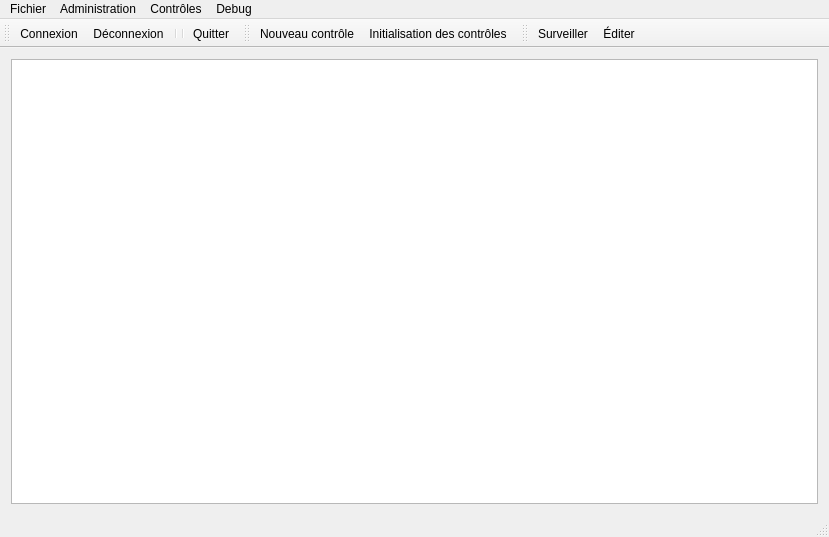
<?xml version="1.0" encoding="UTF-8"?>
<ui version="4.0">
 <class>FenetrePrincipale</class>
 <widget class="QMainWindow" name="FenetrePrincipale">
  <property name="geometry">
   <rect>
    <x>0</x>
    <y>0</y>
    <width>829</width>
    <height>537</height>
   </rect>
  </property>
  <property name="windowTitle">
   <string>Rubidium</string>
  </property>
  <widget class="QWidget" name="centralWidget">
   <layout class="QVBoxLayout" name="verticalLayout">
    <item>
     <widget class="QTableView" name="listeControles">
      <property name="contextMenuPolicy">
       <enum>Qt::CustomContextMenu</enum>
      </property>
     </widget>
    </item>
   </layout>
  </widget>
  <widget class="QMenuBar" name="menuBar">
   <property name="geometry">
    <rect>
     <x>0</x>
     <y>0</y>
     <width>829</width>
     <height>19</height>
    </rect>
   </property>
   <widget class="QMenu" name="menuFichier">
    <property name="title">
     <string>Fichier</string>
    </property>
    <widget class="QMenu" name="menuImprimer">
     <property name="title">
      <string>Imprimer</string>
     </property>
     <addaction name="actionImprimerControlesSurveilles"/>
     <addaction name="actionToutImprimer"/>
     <addaction name="actionImprimerDetailsHeuresdesurveillance"/>
     <addaction name="actionImprimerDetailsHeuresdesurveillanceTrieParQuota"/>
    </widget>
    <addaction name="actionConnexion"/>
    <addaction name="actionDeconnexion"/>
    <addaction name="separator"/>
    <addaction name="menuImprimer"/>
    <addaction name="separator"/>
    <addaction name="actionQuitter"/>
   </widget>
   <widget class="QMenu" name="menuAdministration">
    <property name="title">
     <string>Administration</string>
    </property>
    <addaction name="actionAdminPoles"/>
    <addaction name="actionAdminMatieres"/>
    <addaction name="actionAdminTypesControle"/>
    <addaction name="actionAdminUtilisateurs"/>
    <addaction name="separator"/>
    <addaction name="actionAdminSalles"/>
    <addaction name="separator"/>
   </widget>
   <widget class="QMenu" name="menuControle">
    <property name="title">
     <string>Contrôles</string>
    </property>
    <addaction name="actionNouveau_controle"/>
    <addaction name="actionNouveaux_controles"/>
   </widget>
   <widget class="QMenu" name="menuDebug">
    <property name="title">
     <string>Debug</string>
    </property>
    <addaction name="actionJeuEssai"/>
    <addaction name="actionViderBd"/>
   </widget>
   <addaction name="menuFichier"/>
   <addaction name="menuAdministration"/>
   <addaction name="menuControle"/>
   <addaction name="menuDebug"/>
  </widget>
  <widget class="QToolBar" name="fichierToolBar">
   <property name="windowTitle">
    <string>Fichier</string>
   </property>
   <attribute name="toolBarArea">
    <enum>TopToolBarArea</enum>
   </attribute>
   <attribute name="toolBarBreak">
    <bool>false</bool>
   </attribute>
   <addaction name="actionConnexion"/>
   <addaction name="actionDeconnexion"/>
   <addaction name="separator"/>
   <addaction name="separator"/>
   <addaction name="actionQuitter"/>
  </widget>
  <widget class="QStatusBar" name="statusBar"/>
  <widget class="QToolBar" name="controleToolBar">
   <property name="windowTitle">
    <string>Contrôles</string>
   </property>
   <attribute name="toolBarArea">
    <enum>TopToolBarArea</enum>
   </attribute>
   <attribute name="toolBarBreak">
    <bool>false</bool>
   </attribute>
   <addaction name="actionNouveau_controle"/>
   <addaction name="actionNouveaux_controles"/>
  </widget>
  <widget class="QToolBar" name="toolBarActions">
   <property name="windowTitle">
    <string>toolBar</string>
   </property>
   <attribute name="toolBarArea">
    <enum>TopToolBarArea</enum>
   </attribute>
   <attribute name="toolBarBreak">
    <bool>false</bool>
   </attribute>
   <addaction name="actionSurveiller"/>
   <addaction name="actionEditer"/>
  </widget>
  <action name="actionConnexion">
   <property name="icon">
    <iconset>
     <normaloff>:/icones/connexion</normaloff>:/icones/connexion</iconset>
   </property>
   <property name="text">
    <string>Connexion...</string>
   </property>
  </action>
  <action name="actionDeconnexion">
   <property name="icon">
    <iconset>
     <normaloff>:/icones/deconnexion</normaloff>:/icones/deconnexion</iconset>
   </property>
   <property name="text">
    <string>Déconnexion</string>
   </property>
  </action>
  <action name="actionQuitter">
   <property name="icon">
    <iconset>
     <normaloff>:/icones/quitter</normaloff>:/icones/quitter</iconset>
   </property>
   <property name="text">
    <string>Quitter</string>
   </property>
  </action>
  <action name="actionAdminPoles">
   <property name="icon">
    <iconset>
     <normaloff>:/icones/options</normaloff>:/icones/options</iconset>
   </property>
   <property name="text">
    <string>Pôles...</string>
   </property>
  </action>
  <action name="actionAdminMatieres">
   <property name="icon">
    <iconset>
     <normaloff>:/icones/options</normaloff>:/icones/options</iconset>
   </property>
   <property name="text">
    <string>Matières...</string>
   </property>
  </action>
  <action name="actionAdminTypesControle">
   <property name="icon">
    <iconset>
     <normaloff>:/icones/options</normaloff>:/icones/options</iconset>
   </property>
   <property name="text">
    <string>Types de contrôle...</string>
   </property>
  </action>
  <action name="actionAdminSalles">
   <property name="icon">
    <iconset>
     <normaloff>:/icones/options</normaloff>:/icones/options</iconset>
   </property>
   <property name="text">
    <string>Salles...</string>
   </property>
  </action>
  <action name="actionAdminUtilisateurs">
   <property name="icon">
    <iconset>
     <normaloff>:/icones/options</normaloff>:/icones/options</iconset>
   </property>
   <property name="text">
    <string>Utilisateurs...</string>
   </property>
  </action>
  <action name="actionNouveau_controle">
   <property name="icon">
    <iconset>
     <normaloff>:/icones/ajouter</normaloff>:/icones/ajouter</iconset>
   </property>
   <property name="text">
    <string>Nouveau contrôle...</string>
   </property>
  </action>
  <action name="actionNouveaux_controles">
   <property name="enabled">
    <bool>true</bool>
   </property>
   <property name="text">
    <string>Initialisation des contrôles...</string>
   </property>
  </action>
  <action name="actionJeuEssai">
   <property name="icon">
    <iconset>
     <normaloff>:/icones/options</normaloff>:/icones/options</iconset>
   </property>
   <property name="text">
    <string>Remplir la base avec un jeu d'essai</string>
   </property>
  </action>
  <action name="actionViderBd">
   <property name="icon">
    <iconset>
     <normaloff>:/icones/options</normaloff>:/icones/options</iconset>
   </property>
   <property name="text">
    <string>Vider la base de données</string>
   </property>
  </action>
  <action name="actionEditer">
   <property name="icon">
    <iconset>
     <normaloff>:/icones/editer</normaloff>:/icones/editer</iconset>
   </property>
   <property name="text">
    <string>Éditer</string>
   </property>
   <property name="toolTip">
    <string>Édite le controle sélectionné</string>
   </property>
  </action>
  <action name="actionSurveiller">
   <property name="checkable">
    <bool>true</bool>
   </property>
   <property name="icon">
    <iconset>
     <normaloff>:/icones/surveiller</normaloff>:/icones/surveiller</iconset>
   </property>
   <property name="text">
    <string>Surveiller</string>
   </property>
   <property name="toolTip">
    <string>Surveiller ou non le contrôle courant</string>
   </property>
  </action>
  <action name="actionToutImprimer">
   <property name="icon">
    <iconset>
     <normaloff>:/icones/imprimer</normaloff>:/icones/imprimer</iconset>
   </property>
   <property name="text">
    <string>Tous les contrôles</string>
   </property>
  </action>
  <action name="actionImprimerDetailsHeuresdesurveillance">
   <property name="icon">
    <iconset>
     <normaloff>:/icones/imprimer</normaloff>:/icones/imprimer</iconset>
   </property>
   <property name="text">
    <string>Détails des heures de surveillance de tous les professeurs</string>
   </property>
  </action>
  <action name="actionImprimerControlesSurveilles">
   <property name="icon">
    <iconset>
     <normaloff>:/icones/imprimer</normaloff>:/icones/imprimer</iconset>
   </property>
   <property name="text">
    <string>Contrôles surveillés</string>
   </property>
  </action>
  <action name="actionImprimerDetailsHeuresdesurveillanceTrieParQuota">
   <property name="icon">
    <iconset>
     <normaloff>:/icones/imprimer</normaloff>:/icones/imprimer</iconset>
   </property>
   <property name="text">
    <string>Détails des heures de surveillance de tous les professeurs -- trié par quota</string>
   </property>
  </action>
 </widget>
 <layoutdefault spacing="6" margin="11"/>
 <resources>
  <include location="ressources.qrc"/>
 </resources>
 <connections>
  <connection>
   <sender>actionQuitter</sender>
   <signal>triggered()</signal>
   <receiver>FenetrePrincipale</receiver>
   <slot>quitter()</slot>
   <hints>
    <hint type="sourcelabel">
     <x>-1</x>
     <y>-1</y>
    </hint>
    <hint type="destinationlabel">
     <x>190</x>
     <y>149</y>
    </hint>
   </hints>
  </connection>
  <connection>
   <sender>actionAdminMatieres</sender>
   <signal>triggered()</signal>
   <receiver>FenetrePrincipale</receiver>
   <slot>adminMatiere()</slot>
   <hints>
    <hint type="sourcelabel">
     <x>-1</x>
     <y>-1</y>
    </hint>
    <hint type="destinationlabel">
     <x>301</x>
     <y>176</y>
    </hint>
   </hints>
  </connection>
  <connection>
   <sender>actionAdminPoles</sender>
   <signal>triggered()</signal>
   <receiver>FenetrePrincipale</receiver>
   <slot>adminPole()</slot>
   <hints>
    <hint type="sourcelabel">
     <x>-1</x>
     <y>-1</y>
    </hint>
    <hint type="destinationlabel">
     <x>301</x>
     <y>176</y>
    </hint>
   </hints>
  </connection>
  <connection>
   <sender>actionAdminSalles</sender>
   <signal>triggered()</signal>
   <receiver>FenetrePrincipale</receiver>
   <slot>adminSalles()</slot>
   <hints>
    <hint type="sourcelabel">
     <x>-1</x>
     <y>-1</y>
    </hint>
    <hint type="destinationlabel">
     <x>301</x>
     <y>176</y>
    </hint>
   </hints>
  </connection>
  <connection>
   <sender>actionAdminTypesControle</sender>
   <signal>triggered()</signal>
   <receiver>FenetrePrincipale</receiver>
   <slot>adminTypeControle()</slot>
   <hints>
    <hint type="sourcelabel">
     <x>-1</x>
     <y>-1</y>
    </hint>
    <hint type="destinationlabel">
     <x>301</x>
     <y>176</y>
    </hint>
   </hints>
  </connection>
  <connection>
   <sender>actionAdminUtilisateurs</sender>
   <signal>triggered()</signal>
   <receiver>FenetrePrincipale</receiver>
   <slot>adminUtilisateurs()</slot>
   <hints>
    <hint type="sourcelabel">
     <x>-1</x>
     <y>-1</y>
    </hint>
    <hint type="destinationlabel">
     <x>301</x>
     <y>176</y>
    </hint>
   </hints>
  </connection>
  <connection>
   <sender>actionConnexion</sender>
   <signal>triggered()</signal>
   <receiver>FenetrePrincipale</receiver>
   <slot>seConnecter()</slot>
   <hints>
    <hint type="sourcelabel">
     <x>-1</x>
     <y>-1</y>
    </hint>
    <hint type="destinationlabel">
     <x>301</x>
     <y>176</y>
    </hint>
   </hints>
  </connection>
  <connection>
   <sender>actionDeconnexion</sender>
   <signal>triggered()</signal>
   <receiver>FenetrePrincipale</receiver>
   <slot>seDeconnecter()</slot>
   <hints>
    <hint type="sourcelabel">
     <x>-1</x>
     <y>-1</y>
    </hint>
    <hint type="destinationlabel">
     <x>301</x>
     <y>176</y>
    </hint>
   </hints>
  </connection>
  <connection>
   <sender>actionNouveau_controle</sender>
   <signal>triggered()</signal>
   <receiver>FenetrePrincipale</receiver>
   <slot>ajouterControle()</slot>
   <hints>
    <hint type="sourcelabel">
     <x>-1</x>
     <y>-1</y>
    </hint>
    <hint type="destinationlabel">
     <x>301</x>
     <y>176</y>
    </hint>
   </hints>
  </connection>
  <connection>
   <sender>actionNouveaux_controles</sender>
   <signal>triggered()</signal>
   <receiver>FenetrePrincipale</receiver>
   <slot>initialiserControles()</slot>
   <hints>
    <hint type="sourcelabel">
     <x>-1</x>
     <y>-1</y>
    </hint>
    <hint type="destinationlabel">
     <x>301</x>
     <y>176</y>
    </hint>
   </hints>
  </connection>
  <connection>
   <sender>actionJeuEssai</sender>
   <signal>triggered()</signal>
   <receiver>FenetrePrincipale</receiver>
   <slot>remplirJeuEssai()</slot>
   <hints>
    <hint type="sourcelabel">
     <x>-1</x>
     <y>-1</y>
    </hint>
    <hint type="destinationlabel">
     <x>414</x>
     <y>268</y>
    </hint>
   </hints>
  </connection>
  <connection>
   <sender>actionViderBd</sender>
   <signal>triggered()</signal>
   <receiver>FenetrePrincipale</receiver>
   <slot>viderBd()</slot>
   <hints>
    <hint type="sourcelabel">
     <x>-1</x>
     <y>-1</y>
    </hint>
    <hint type="destinationlabel">
     <x>414</x>
     <y>268</y>
    </hint>
   </hints>
  </connection>
  <connection>
   <sender>listeControles</sender>
   <signal>customContextMenuRequested(QPoint)</signal>
   <receiver>FenetrePrincipale</receiver>
   <slot>menu()</slot>
   <hints>
    <hint type="sourcelabel">
     <x>289</x>
     <y>228</y>
    </hint>
    <hint type="destinationlabel">
     <x>3</x>
     <y>440</y>
    </hint>
   </hints>
  </connection>
  <connection>
   <sender>actionEditer</sender>
   <signal>triggered()</signal>
   <receiver>FenetrePrincipale</receiver>
   <slot>editer()</slot>
   <hints>
    <hint type="sourcelabel">
     <x>-1</x>
     <y>-1</y>
    </hint>
    <hint type="destinationlabel">
     <x>414</x>
     <y>268</y>
    </hint>
   </hints>
  </connection>
  <connection>
   <sender>actionSurveiller</sender>
   <signal>triggered()</signal>
   <receiver>FenetrePrincipale</receiver>
   <slot>surveiller()</slot>
   <hints>
    <hint type="sourcelabel">
     <x>-1</x>
     <y>-1</y>
    </hint>
    <hint type="destinationlabel">
     <x>414</x>
     <y>268</y>
    </hint>
   </hints>
  </connection>
  <connection>
   <sender>listeControles</sender>
   <signal>clicked(QModelIndex)</signal>
   <receiver>FenetrePrincipale</receiver>
   <slot>majActionsControles()</slot>
   <hints>
    <hint type="sourcelabel">
     <x>19</x>
     <y>158</y>
    </hint>
    <hint type="destinationlabel">
     <x>4</x>
     <y>158</y>
    </hint>
   </hints>
  </connection>
  <connection>
   <sender>actionImprimerControlesSurveilles</sender>
   <signal>triggered()</signal>
   <receiver>FenetrePrincipale</receiver>
   <slot>imprimerListeControlesSurveilles()</slot>
   <hints>
    <hint type="sourcelabel">
     <x>-1</x>
     <y>-1</y>
    </hint>
    <hint type="destinationlabel">
     <x>414</x>
     <y>268</y>
    </hint>
   </hints>
  </connection>
  <connection>
   <sender>actionToutImprimer</sender>
   <signal>triggered()</signal>
   <receiver>FenetrePrincipale</receiver>
   <slot>imprimerListeTousControles()</slot>
   <hints>
    <hint type="sourcelabel">
     <x>-1</x>
     <y>-1</y>
    </hint>
    <hint type="destinationlabel">
     <x>414</x>
     <y>268</y>
    </hint>
   </hints>
  </connection>
  <connection>
   <sender>actionImprimerDetailsHeuresdesurveillance</sender>
   <signal>triggered()</signal>
   <receiver>FenetrePrincipale</receiver>
   <slot>imprimerListeDetailsHeuresSurveillances()</slot>
   <hints>
    <hint type="sourcelabel">
     <x>-1</x>
     <y>-1</y>
    </hint>
    <hint type="destinationlabel">
     <x>414</x>
     <y>268</y>
    </hint>
   </hints>
  </connection>
  <connection>
   <sender>actionImprimerDetailsHeuresdesurveillanceTrieParQuota</sender>
   <signal>triggered()</signal>
   <receiver>FenetrePrincipale</receiver>
   <slot>imprimerListeDetailsHeuresSurveillancesTrieParQuota()</slot>
   <hints>
    <hint type="sourcelabel">
     <x>-1</x>
     <y>-1</y>
    </hint>
    <hint type="destinationlabel">
     <x>414</x>
     <y>268</y>
    </hint>
   </hints>
  </connection>
 </connections>
 <slots>
  <slot>seConnecter()</slot>
  <slot>seDeconnecter()</slot>
  <slot>adminPole()</slot>
  <slot>adminMatiere()</slot>
  <slot>adminTypeControle()</slot>
  <slot>adminUtilisateurs()</slot>
  <slot>adminSalles()</slot>
  <slot>ajouterControle()</slot>
  <slot>initialiserControles()</slot>
  <slot>quitter()</slot>
  <slot>remplirJeuEssai()</slot>
  <slot>viderBd()</slot>
  <slot>menu()</slot>
  <slot>editer()</slot>
  <slot>surveiller()</slot>
  <slot>majActionsControles()</slot>
  <slot>imprimerListeControlesSurveilles()</slot>
  <slot>imprimerListeTousControles()</slot>
  <slot>imprimerListeDetailsHeuresSurveillances()</slot>
  <slot>imprimerListeDetailsHeuresSurveillancesTrieParQuota()</slot>
 </slots>
</ui>
